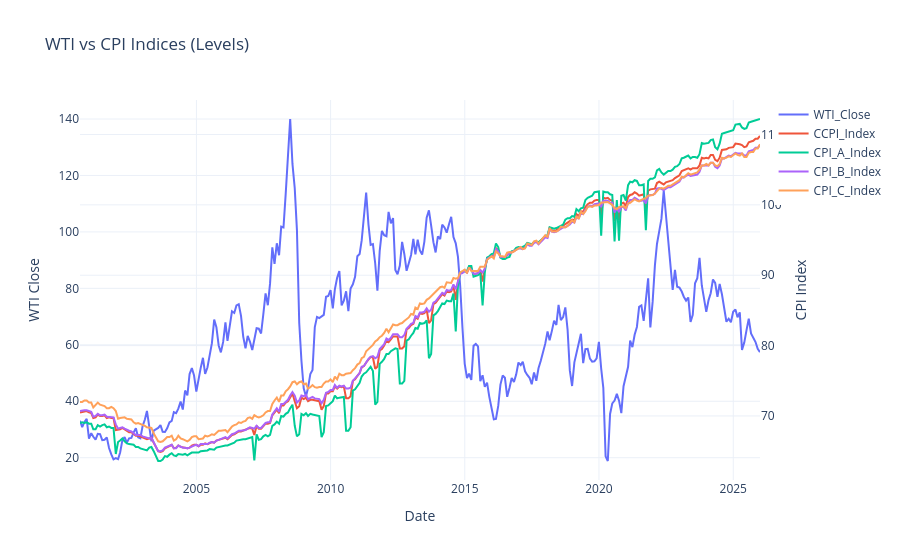
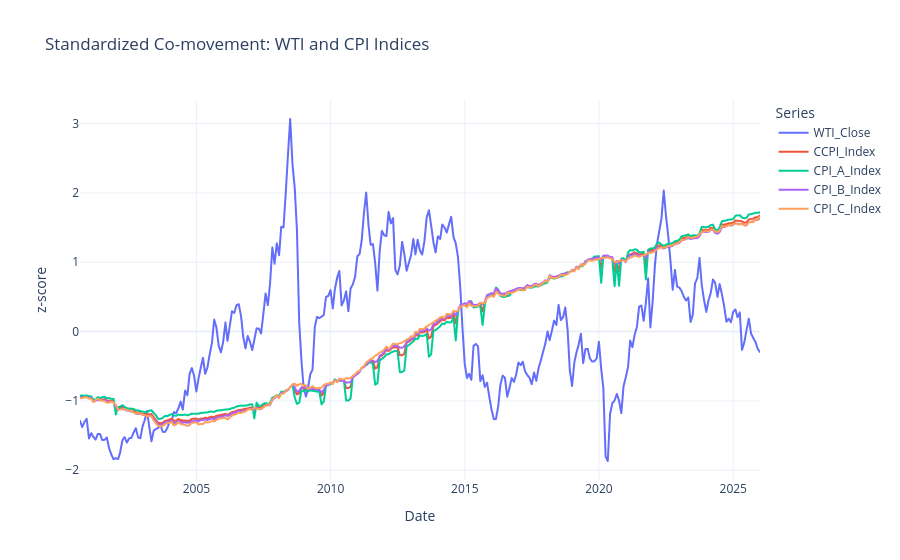

Notebook code for these charts, in order:
### Markdown cell above
## 6) Trend visualization (level + standardized)

Standardized plots help compare co-movement despite different scales.

### Code cell
cpi_index_cols = [c for c in ['CCPI_Index', 'CPI_A_Index', 'CPI_B_Index', 'CPI_C_Index'] if c in df.columns]

fig = go.Figure()
fig.add_trace(go.Scatter(x=df['Date'], y=df['WTI_Close'], mode='lines', name='WTI_Close', yaxis='y1'))
for col in cpi_index_cols:
    fig.add_trace(go.Scatter(x=df['Date'], y=df[col], mode='lines', name=col, yaxis='y2'))

fig.update_layout(
    title='WTI vs CPI Indices (Levels)',
    xaxis_title='Date',
    yaxis=dict(title='WTI Close'),
    yaxis2=dict(title='CPI Index', overlaying='y', side='right'),
    hovermode='x unified',
    template='plotly_white',
    dragmode='pan',
)
fig.show(config={"scrollZoom": True, "doubleClick": "reset+autosize"})

z_cols = ['WTI_Close'] + cpi_index_cols
z = df[['Date'] + z_cols].copy()
for col in z_cols:
    z[col] = (z[col] - z[col].mean()) / z[col].std()

z_long = z.melt(id_vars='Date', var_name='Series', value_name='zscore')
fig2 = px.line(
    z_long,
    x='Date',
    y='zscore',
    color='Series',
    title='Standardized Co-movement: WTI and CPI Indices',
)
fig2.update_layout(template='plotly_white', yaxis_title='z-score', dragmode='pan')
fig2.show(config={"scrollZoom": True, "doubleClick": "reset+autosize"})

### Figure 1 — Plotly figure (JSON) as saved in the notebook; plotly's stock layout.template omitted (floating-point values rounded to 4 significant figures; data arrays with more than 128 entries replaced by an {"elided": "..."} marker saying what was removed)
{"data": [{"mode": "lines", "name": "WTI_Close", "type": "scatter", "x": {"elided": "305 str values"}, "y": {"elided": "305 float values"}, "yaxis": "y"}, {"mode": "lines", "name": "CCPI_Index", "type": "scatter", "x": {"elided": "305 str values"}, "y": {"elided": "305 float values"}, "yaxis": "y2"}, {"mode": "lines", "name": "CPI_A_Index", "type": "scatter", "x": {"elided": "305 str values"}, "y": {"elided": "305 float values"}, "yaxis": "y2"}, {"mode": "lines", "name": "CPI_B_Index", "type": "scatter", "x": {"elided": "305 str values"}, "y": {"elided": "305 float values"}, "yaxis": "y2"}, {"mode": "lines", "name": "CPI_C_Index", "type": "scatter", "x": {"elided": "305 str values"}, "y": {"elided": "305 float values"}, "yaxis": "y2"}], "layout": {"dragmode": "pan", "hovermode": "x unified", "title": {"text": "WTI vs CPI Indices (Levels)"}, "xaxis": {"title": {"text": "Date"}}, "yaxis": {"title": {"text": "WTI Close"}}, "yaxis2": {"overlaying": "y", "side": "right", "title": {"text": "CPI Index"}}}}

### Figure 2 — Plotly figure (JSON) as saved in the notebook; plotly's stock layout.template omitted (floating-point values rounded to 4 significant figures; data arrays with more than 128 entries replaced by an {"elided": "..."} marker saying what was removed)
{"data": [{"hovertemplate": "Series=WTI_Close<br>Date=%{x}<br>zscore=%{y}<extra></extra>", "legendgroup": "WTI_Close", "line": {"color": "#636efa", "dash": "solid"}, "marker": {"symbol": "circle"}, "mode": "lines", "name": "WTI_Close", "showlegend": true, "type": "scattergl", "x": {"elided": "305 str values"}, "xaxis": "x", "y": {"elided": "305 float values"}, "yaxis": "y"}, {"hovertemplate": "Series=CCPI_Index<br>Date=%{x}<br>zscore=%{y}<extra></extra>", "legendgroup": "CCPI_Index", "line": {"color": "#EF553B", "dash": "solid"}, "marker": {"symbol": "circle"}, "mode": "lines", "name": "CCPI_Index", "showlegend": true, "type": "scattergl", "x": {"elided": "305 str values"}, "xaxis": "x", "y": {"elided": "305 float values"}, "yaxis": "y"}, {"hovertemplate": "Series=CPI_A_Index<br>Date=%{x}<br>zscore=%{y}<extra></extra>", "legendgroup": "CPI_A_Index", "line": {"color": "#00cc96", "dash": "solid"}, "marker": {"symbol": "circle"}, "mode": "lines", "name": "CPI_A_Index", "showlegend": true, "type": "scattergl", "x": {"elided": "305 str values"}, "xaxis": "x", "y": {"elided": "305 float values"}, "yaxis": "y"}, {"hovertemplate": "Series=CPI_B_Index<br>Date=%{x}<br>zscore=%{y}<extra></extra>", "legendgroup": "CPI_B_Index", "line": {"color": "#ab63fa", "dash": "solid"}, "marker": {"symbol": "circle"}, "mode": "lines", "name": "CPI_B_Index", "showlegend": true, "type": "scattergl", "x": {"elided": "305 str values"}, "xaxis": "x", "y": {"elided": "305 float values"}, "yaxis": "y"}, {"hovertemplate": "Series=CPI_C_Index<br>Date=%{x}<br>zscore=%{y}<extra></extra>", "legendgroup": "CPI_C_Index", "line": {"color": "#FFA15A", "dash": "solid"}, "marker": {"symbol": "circle"}, "mode": "lines", "name": "CPI_C_Index", "showlegend": true, "type": "scattergl", "x": {"elided": "305 str values"}, "xaxis": "x", "y": {"elided": "305 float values"}, "yaxis": "y"}], "layout": {"dragmode": "pan", "legend": {"title": {"text": "Series"}, "tracegroupgap": 0}, "title": {"text": "Standardized Co-movement: WTI and CPI Indices"}, "xaxis": {"anchor": "y", "domain": [0, 1], "title": {"text": "Date"}}, "yaxis": {"anchor": "x", "domain": [0, 1], "title": {"text": "z-score"}}}}
